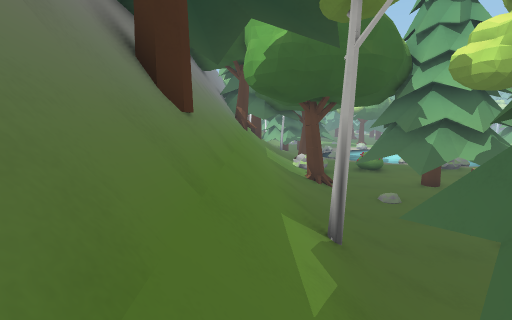
[1] (above)

24 first-person views from a walk through a level from a Godot 3-D game. The camera is 1.2 m above the floor, tilts 8° down and sees 85° across. The floor is counted in squares, 1 m on a side. Each view is taken from the middle of a square. On the plan, view 1 faces up. The plan holds only what a view shows up to about 13 squares ahead; the rest is blank. The place goes on beyond the plan. Surface patterns are stand-ins for the level's own textures.

[2]
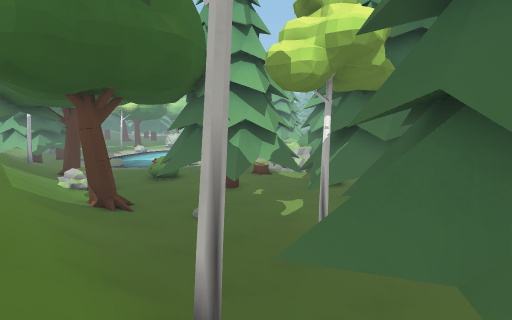

[3]
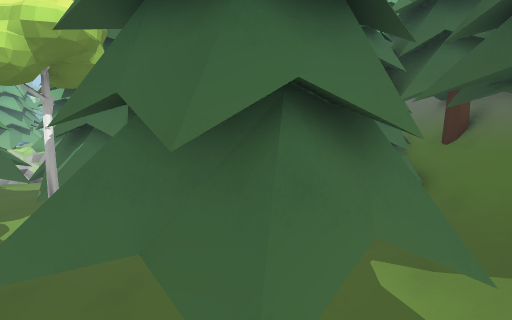

[4]
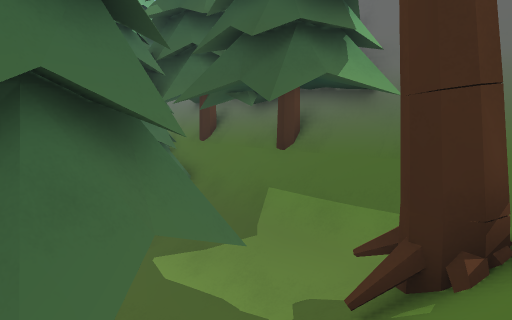

[5]
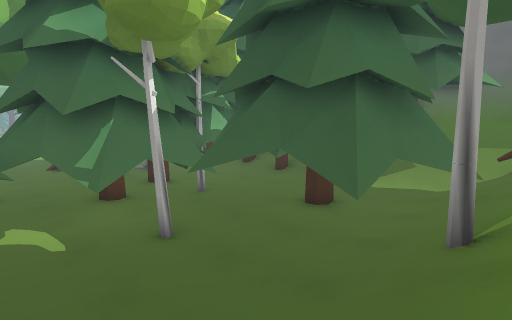

[6]
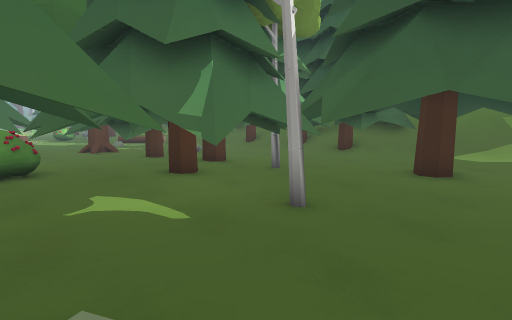

[7]
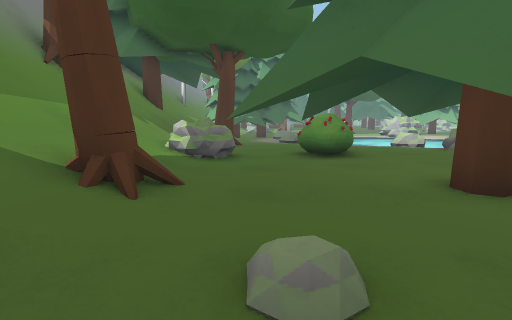

[8]
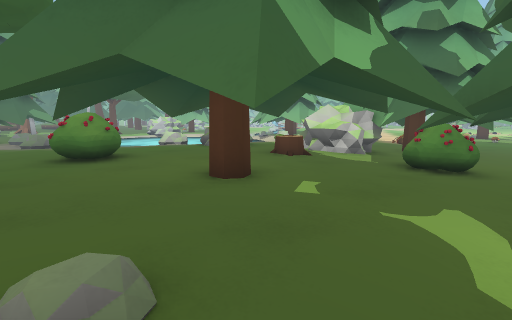

[9]
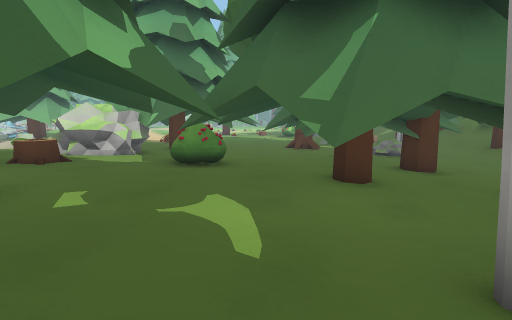

[10]
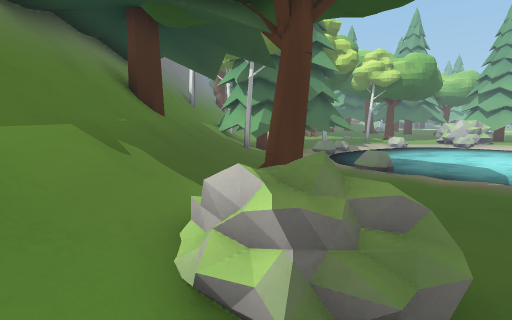

[11]
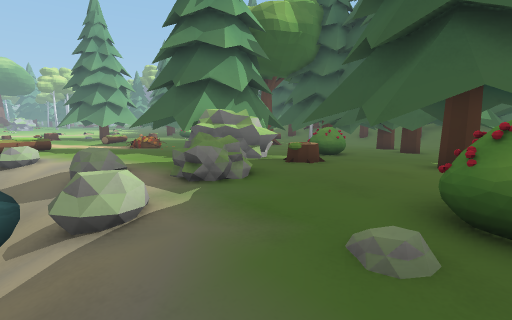

[12]
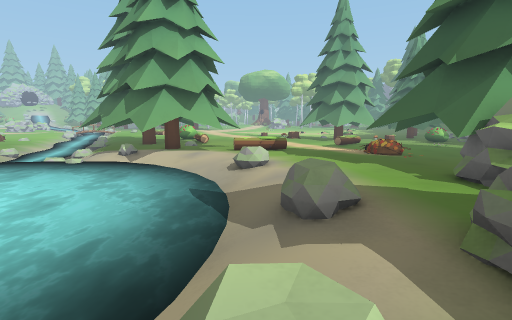

[13]
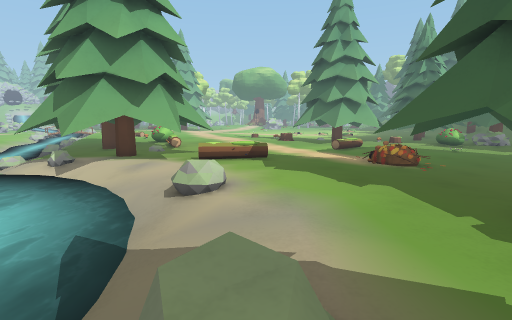

[14]
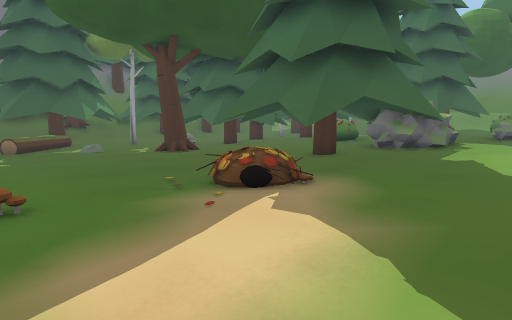

[15]
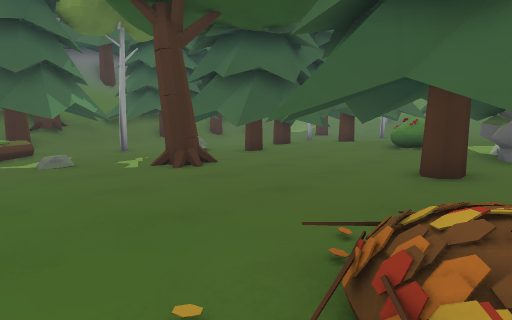

[16]
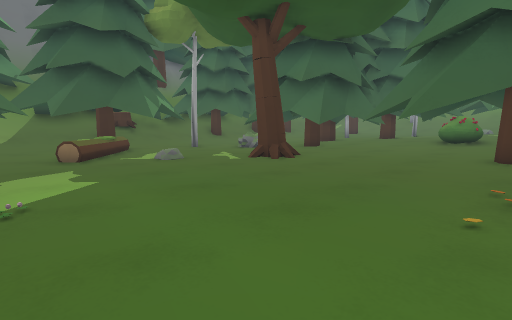

[17]
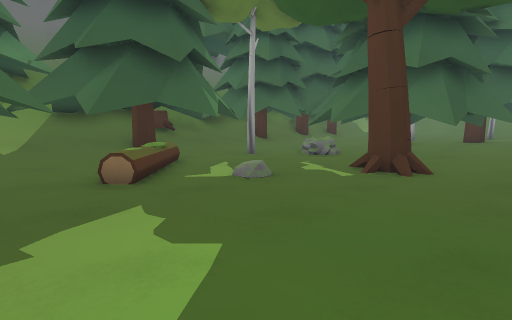

[18]
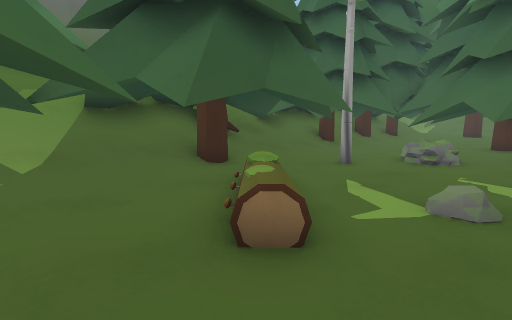

[19]
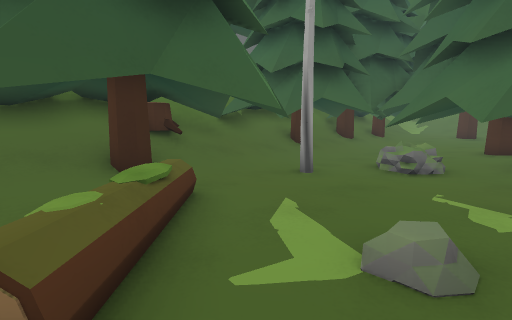

[20]
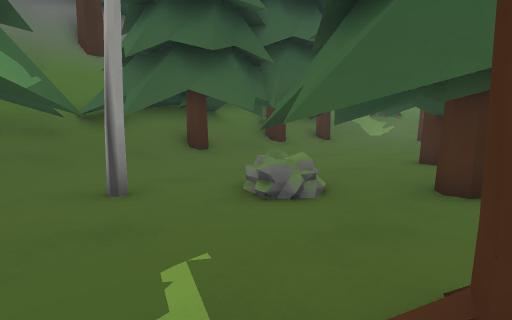

[21]
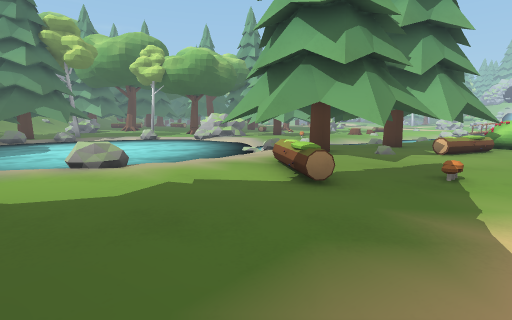

[22]
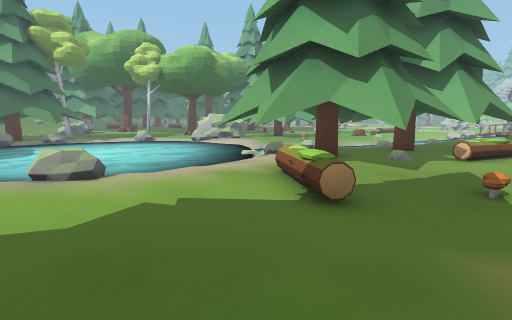

[23]
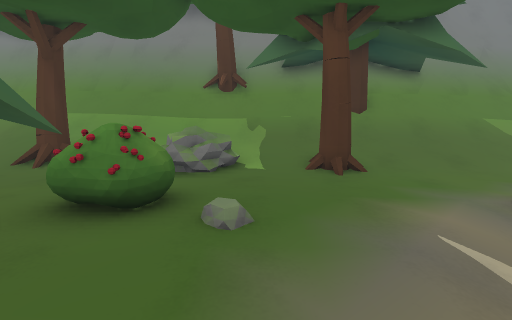

[24]
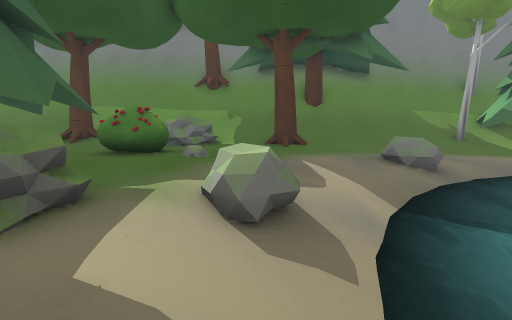

### Floor plan
Key: @ floor where view 1 was taken; # wall or solid block; x gap in a wall; . main floor; : floor 0.25 m higher than the main floor; - floor 0.25 m lower than the main floor; + floor 0.5 m higher than the main floor; * floor 1.25 m higher than the main floor; % floor 2 m higher than the main floor; & floor 2.25 m higher than the main floor; / step, stairs or slope; = window, fence, low wall or low ledge; ~ water the walk can cross; ≈ water the walk keeps out of; T pine tree; R tree; B bush; C rock; L log; M mushroom; S stump; O other object.
Columns run from 2 left of view 1 to 28 right of it. Each row starts with its distance up from view 1.
 28  #///R:..~  ≈≈≈≈≈≈≈≈≈≈≈≈O  TT..
 27 ##////:..~ ≈≈≈≈≈≈≈≈≈≈≈≈≈TTT ..T
 26 ##T///::./~≈≈≈≈≈≈ ≈≈≈≈≈≈TCTT  T
 25 TT////:::/~≈≈≈≈≈≈≈≈≈≈≈≈TT:TTTTT
 24 TT////::/C/~≈≈≈≈≈≈≈≈≈≈~TT:TTTTT
 23 TTT///::::/~~≈ ≈≈≈≈≈≈~~/TTTTTTL
 22 TT/////:::///~≈≈≈≈≈~~~/:TTTTT..
 21 TT///RR:+++///~~~~~~//:::L:T:..
 20 ##T///++++++:C///////C:::L::...
 19 ##T///+++++++++:C::::::::O::M.
 18 #RR//==++B+++==+++:::::::::...
 17 ##////=+BBB+++//++::::::::...
 16 ##////+++BTT++++/CT::T:::.....
 15  #////++TTTTT+/+C%TTTTT.......
 14  #////++TTTTTT/CCCCT:TTT.x....
 13  #///R/TTTTTTT::CCTTTTTT.=...M.
 12  #////+:TT++TT:::TT.T.TT......
 11  #////:+TTTTTTBBB.TT.TTT.......
 10  #////::T::TTTTB:.TTTT.........
  9  #////:::::TTTTT.....T.........
  8  #////::::TT:TT TTTT...........
  7  #////:..RTT.T TTTTTTT//.......
  6  #////:.TTTTT... TT.TTRR.......
  5  #//RTT...TTTTTT  TTTT.........
  4  #///T:....TR TTTT.T-TT........
  3  #///T:.....T ..TTTTT---....L..
  2  #//TT::T...TT..-TT T--..TLLTTT
  1  #///T::...T T.T-TTTT-RT..L.T
  0   @//TT:::.TT.TT TT..TTTT...TTT
 -1   /R//TTTTTTTT TTTTTTT TT/TTTTT
 -2   RRR//// TT   TT TTTTTTTSTTTT
 -3   /////////TT T###TTTTT*TTTTTT
 -4   / /////T    T     %%%&&   &T
 -5   ##############    ####   ##
 -6                        #  ###

Positions as (right, up) in squares from view 1, and headings:
1: (0, 0), facing up
2: (0, 3), facing up-right
3: (0, 2), facing right
4: (0, 2), facing down-right
5: (1, 10), facing down-right
6: (4, 11), facing down-right
7: (5, 9), facing up
8: (5, 9), facing up-right
9: (5, 9), facing right
10: (3, 15), facing up
11: (7, 21), facing down-right
12: (10, 20), facing right
13: (13, 19), facing right
14: (27, 18), facing down-left
15: (25, 14), facing down-left
16: (28, 13), facing down-left
17: (28, 9), facing down-left
18: (28, 5), facing down-left
19: (26, 5), facing down-left
20: (22, 6), facing down-left
21: (22, 14), facing up
22: (22, 15), facing up
23: (11, 19), facing left
24: (14, 20), facing left
